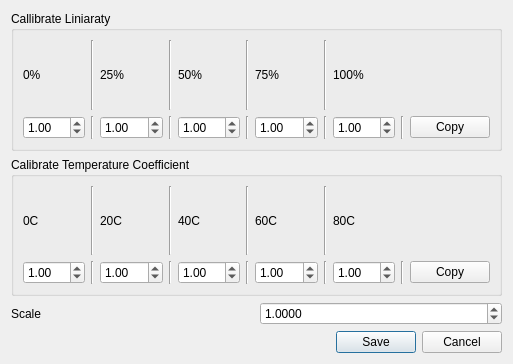
<?xml version="1.0" encoding="UTF-8"?>
<ui version="4.0">
 <class>CallibrationDialog</class>
 <widget class="QDialog" name="CallibrationDialog">
  <property name="geometry">
   <rect>
    <x>0</x>
    <y>0</y>
    <width>513</width>
    <height>364</height>
   </rect>
  </property>
  <property name="windowTitle">
   <string>Callibration</string>
  </property>
  <layout class="QVBoxLayout" name="verticalLayout" stretch="1,0,0">
   <item>
    <layout class="QVBoxLayout" name="verticalLayout_2">
     <item>
      <widget class="QGroupBox" name="groupBox">
       <property name="title">
        <string>Callibrate Liniaraty</string>
       </property>
       <layout class="QGridLayout" name="gridLayout_2">
        <item row="1" column="4">
         <widget class="QDoubleSpinBox" name="doubleSpinBox_amp3">
          <property name="maximum">
           <double>2.550000000000000</double>
          </property>
          <property name="singleStep">
           <double>0.010000000000000</double>
          </property>
          <property name="value">
           <double>1.000000000000000</double>
          </property>
         </widget>
        </item>
        <item row="1" column="6">
         <widget class="QDoubleSpinBox" name="doubleSpinBox_amp4">
          <property name="maximum">
           <double>2.550000000000000</double>
          </property>
          <property name="singleStep">
           <double>0.010000000000000</double>
          </property>
          <property name="value">
           <double>1.000000000000000</double>
          </property>
         </widget>
        </item>
        <item row="0" column="0">
         <widget class="QLabel" name="label_7">
          <property name="text">
           <string>0%</string>
          </property>
         </widget>
        </item>
        <item row="0" column="7">
         <widget class="Line" name="line_16">
          <property name="orientation">
           <enum>Qt::Vertical</enum>
          </property>
         </widget>
        </item>
        <item row="1" column="8">
         <widget class="QDoubleSpinBox" name="doubleSpinBox_amp5">
          <property name="maximum">
           <double>2.550000000000000</double>
          </property>
          <property name="singleStep">
           <double>0.010000000000000</double>
          </property>
          <property name="value">
           <double>1.000000000000000</double>
          </property>
         </widget>
        </item>
        <item row="0" column="1">
         <widget class="Line" name="line_10">
          <property name="orientation">
           <enum>Qt::Vertical</enum>
          </property>
         </widget>
        </item>
        <item row="0" column="3">
         <widget class="Line" name="line_12">
          <property name="orientation">
           <enum>Qt::Vertical</enum>
          </property>
         </widget>
        </item>
        <item row="1" column="5">
         <widget class="Line" name="line_13">
          <property name="orientation">
           <enum>Qt::Vertical</enum>
          </property>
         </widget>
        </item>
        <item row="0" column="4">
         <widget class="QLabel" name="label_9">
          <property name="text">
           <string>50%</string>
          </property>
         </widget>
        </item>
        <item row="1" column="7">
         <widget class="Line" name="line_15">
          <property name="orientation">
           <enum>Qt::Vertical</enum>
          </property>
         </widget>
        </item>
        <item row="0" column="8">
         <widget class="QLabel" name="label_11">
          <property name="text">
           <string>100%</string>
          </property>
         </widget>
        </item>
        <item row="1" column="1">
         <widget class="Line" name="line_9">
          <property name="orientation">
           <enum>Qt::Vertical</enum>
          </property>
         </widget>
        </item>
        <item row="0" column="5">
         <widget class="Line" name="line_14">
          <property name="orientation">
           <enum>Qt::Vertical</enum>
          </property>
         </widget>
        </item>
        <item row="1" column="2">
         <widget class="QDoubleSpinBox" name="doubleSpinBox_amp2">
          <property name="maximum">
           <double>2.550000000000000</double>
          </property>
          <property name="singleStep">
           <double>0.010000000000000</double>
          </property>
          <property name="value">
           <double>1.000000000000000</double>
          </property>
         </widget>
        </item>
        <item row="0" column="2">
         <widget class="QLabel" name="label_8">
          <property name="text">
           <string>25%</string>
          </property>
         </widget>
        </item>
        <item row="1" column="9">
         <widget class="Line" name="line_20">
          <property name="orientation">
           <enum>Qt::Vertical</enum>
          </property>
         </widget>
        </item>
        <item row="1" column="0">
         <widget class="QDoubleSpinBox" name="doubleSpinBox_amp1">
          <property name="maximum">
           <double>2.550000000000000</double>
          </property>
          <property name="singleStep">
           <double>0.010000000000000</double>
          </property>
          <property name="value">
           <double>1.000000000000000</double>
          </property>
         </widget>
        </item>
        <item row="0" column="6">
         <widget class="QLabel" name="label_10">
          <property name="text">
           <string>75%</string>
          </property>
         </widget>
        </item>
        <item row="1" column="3">
         <widget class="Line" name="line_11">
          <property name="orientation">
           <enum>Qt::Vertical</enum>
          </property>
         </widget>
        </item>
        <item row="1" column="10">
         <widget class="QPushButton" name="pushButton_copyAmp">
          <property name="text">
           <string>Copy</string>
          </property>
         </widget>
        </item>
       </layout>
      </widget>
     </item>
     <item>
      <widget class="QGroupBox" name="groupBox_2">
       <property name="title">
        <string>Calibrate Temperature Coefficient</string>
       </property>
       <layout class="QGridLayout" name="gridLayout">
        <item row="1" column="3">
         <widget class="Line" name="line_4">
          <property name="orientation">
           <enum>Qt::Vertical</enum>
          </property>
         </widget>
        </item>
        <item row="0" column="4">
         <widget class="QLabel" name="label_4">
          <property name="text">
           <string>40C</string>
          </property>
         </widget>
        </item>
        <item row="1" column="4">
         <widget class="QDoubleSpinBox" name="doubleSpinBox_temp3">
          <property name="maximum">
           <double>2.550000000000000</double>
          </property>
          <property name="singleStep">
           <double>0.010000000000000</double>
          </property>
          <property name="value">
           <double>1.000000000000000</double>
          </property>
         </widget>
        </item>
        <item row="0" column="2">
         <widget class="QLabel" name="label_3">
          <property name="text">
           <string>20C</string>
          </property>
         </widget>
        </item>
        <item row="0" column="6">
         <widget class="QLabel" name="label_5">
          <property name="text">
           <string>60C</string>
          </property>
         </widget>
        </item>
        <item row="0" column="5">
         <widget class="Line" name="line_5">
          <property name="orientation">
           <enum>Qt::Vertical</enum>
          </property>
         </widget>
        </item>
        <item row="1" column="0">
         <widget class="QDoubleSpinBox" name="doubleSpinBox_temp1">
          <property name="maximum">
           <double>2.550000000000000</double>
          </property>
          <property name="singleStep">
           <double>0.010000000000000</double>
          </property>
          <property name="value">
           <double>1.000000000000000</double>
          </property>
         </widget>
        </item>
        <item row="1" column="1">
         <widget class="Line" name="line_2">
          <property name="orientation">
           <enum>Qt::Vertical</enum>
          </property>
         </widget>
        </item>
        <item row="0" column="8">
         <widget class="QLabel" name="label_6">
          <property name="text">
           <string>80C</string>
          </property>
         </widget>
        </item>
        <item row="0" column="1">
         <widget class="Line" name="line">
          <property name="orientation">
           <enum>Qt::Vertical</enum>
          </property>
         </widget>
        </item>
        <item row="1" column="6">
         <widget class="QDoubleSpinBox" name="doubleSpinBox_temp4">
          <property name="maximum">
           <double>2.550000000000000</double>
          </property>
          <property name="singleStep">
           <double>0.010000000000000</double>
          </property>
          <property name="value">
           <double>1.000000000000000</double>
          </property>
         </widget>
        </item>
        <item row="1" column="8">
         <widget class="QDoubleSpinBox" name="doubleSpinBox_temp5">
          <property name="maximum">
           <double>2.550000000000000</double>
          </property>
          <property name="singleStep">
           <double>0.010000000000000</double>
          </property>
          <property name="value">
           <double>1.000000000000000</double>
          </property>
         </widget>
        </item>
        <item row="0" column="0">
         <widget class="QLabel" name="label_2">
          <property name="text">
           <string>0C</string>
          </property>
         </widget>
        </item>
        <item row="1" column="5">
         <widget class="Line" name="line_6">
          <property name="orientation">
           <enum>Qt::Vertical</enum>
          </property>
         </widget>
        </item>
        <item row="1" column="7">
         <widget class="Line" name="line_8">
          <property name="orientation">
           <enum>Qt::Vertical</enum>
          </property>
         </widget>
        </item>
        <item row="1" column="2">
         <widget class="QDoubleSpinBox" name="doubleSpinBox_temp2">
          <property name="maximum">
           <double>2.550000000000000</double>
          </property>
          <property name="singleStep">
           <double>0.010000000000000</double>
          </property>
          <property name="value">
           <double>1.000000000000000</double>
          </property>
         </widget>
        </item>
        <item row="0" column="7">
         <widget class="Line" name="line_7">
          <property name="orientation">
           <enum>Qt::Vertical</enum>
          </property>
         </widget>
        </item>
        <item row="0" column="3">
         <widget class="Line" name="line_3">
          <property name="orientation">
           <enum>Qt::Vertical</enum>
          </property>
         </widget>
        </item>
        <item row="1" column="10">
         <widget class="QPushButton" name="pushButton_copyTemp">
          <property name="text">
           <string>Copy</string>
          </property>
         </widget>
        </item>
        <item row="1" column="9">
         <widget class="Line" name="line_19">
          <property name="orientation">
           <enum>Qt::Vertical</enum>
          </property>
         </widget>
        </item>
       </layout>
      </widget>
     </item>
    </layout>
   </item>
   <item>
    <layout class="QHBoxLayout" name="horizontalLayout" stretch="0,0">
     <property name="sizeConstraint">
      <enum>QLayout::SetFixedSize</enum>
     </property>
     <item>
      <widget class="QLabel" name="label">
       <property name="toolTip">
        <string extracomment="Localy appyed offset."/>
       </property>
       <property name="text">
        <string>Scale</string>
       </property>
      </widget>
     </item>
     <item>
      <widget class="QDoubleSpinBox" name="doubleSpinBox_offset">
       <property name="decimals">
        <number>4</number>
       </property>
       <property name="minimum">
        <double>0.000100000000000</double>
       </property>
       <property name="maximum">
        <double>9999.989999999999782</double>
       </property>
       <property name="value">
        <double>1.000000000000000</double>
       </property>
      </widget>
     </item>
    </layout>
   </item>
   <item>
    <widget class="QDialogButtonBox" name="buttonBox">
     <property name="orientation">
      <enum>Qt::Horizontal</enum>
     </property>
     <property name="standardButtons">
      <set>QDialogButtonBox::Cancel|QDialogButtonBox::Save</set>
     </property>
    </widget>
   </item>
  </layout>
 </widget>
 <resources/>
 <connections>
  <connection>
   <sender>buttonBox</sender>
   <signal>accepted()</signal>
   <receiver>CallibrationDialog</receiver>
   <slot>accept()</slot>
   <hints>
    <hint type="sourcelabel">
     <x>248</x>
     <y>254</y>
    </hint>
    <hint type="destinationlabel">
     <x>157</x>
     <y>274</y>
    </hint>
   </hints>
  </connection>
  <connection>
   <sender>buttonBox</sender>
   <signal>rejected()</signal>
   <receiver>CallibrationDialog</receiver>
   <slot>reject()</slot>
   <hints>
    <hint type="sourcelabel">
     <x>316</x>
     <y>260</y>
    </hint>
    <hint type="destinationlabel">
     <x>286</x>
     <y>274</y>
    </hint>
   </hints>
  </connection>
 </connections>
</ui>
